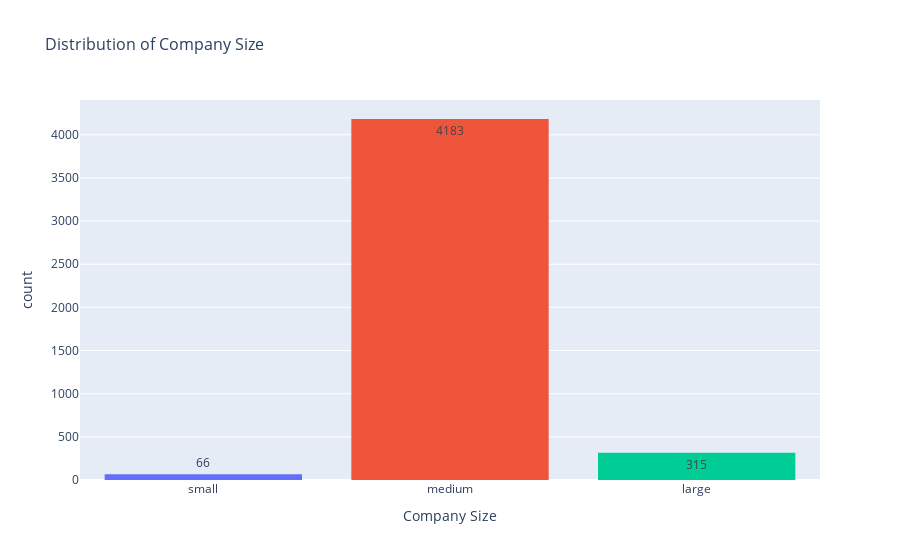

Notebook code for this chart:
### Markdown cell above
The distribution of expertise is exactly the same as the experience level. Since the data is exactly the same for these two columns, I will only need to include one of them as a feature for the machine learning model.

### Code cell
# distribution of company size
fig = px.histogram(
    df,x='company_size',
    color='company_size',
    title='Distribution of Company Size',
    labels={'company_size':'Company Size'},
    category_orders=dict(company_size=['small','medium','large']),
    text_auto=True
    )
fig.update_layout(title_font_size=16,showlegend=False)

### Figure 1 — Plotly figure (JSON) as saved in the notebook; plotly's stock layout.template omitted (floating-point values rounded to 4 significant figures; data arrays with more than 128 entries replaced by an {"elided": "..."} marker saying what was removed)
{"data": [{"alignmentgroup": "True", "bingroup": "x", "hovertemplate": "Company Size=%{x}<br>count=%{y}<extra></extra>", "legendgroup": "small", "marker": {"color": "#636efa", "pattern": {"shape": ""}}, "name": "small", "offsetgroup": "small", "orientation": "v", "showlegend": true, "texttemplate": "%{value}", "type": "histogram", "x": ["small", "small", "small", "small", "small", "small", "small", "small", "small", "small", "small", "small", "small", "small", "small", "small", "small", "small", "small", "small", "small", "small", "small", "small", "small", "small", "small", "small", "small", "small", "small", "small", "small", "small", "small", "small", "small", "small", "small", "small", "small", "small", "small", "small", "small", "small", "small", "small", "small", "small", "small", "small", "small", "small", "small", "small", "small", "small", "small", "small", "small", "small", "small", "small", "small", "small"], "xaxis": "x", "yaxis": "y"}, {"alignmentgroup": "True", "bingroup": "x", "hovertemplate": "Company Size=%{x}<br>count=%{y}<extra></extra>", "legendgroup": "medium", "marker": {"color": "#EF553B", "pattern": {"shape": ""}}, "name": "medium", "offsetgroup": "medium", "orientation": "v", "showlegend": true, "texttemplate": "%{value}", "type": "histogram", "x": {"elided": "4183 str values"}, "xaxis": "x", "yaxis": "y"}, {"alignmentgroup": "True", "bingroup": "x", "hovertemplate": "Company Size=%{x}<br>count=%{y}<extra></extra>", "legendgroup": "large", "marker": {"color": "#00cc96", "pattern": {"shape": ""}}, "name": "large", "offsetgroup": "large", "orientation": "v", "showlegend": true, "texttemplate": "%{value}", "type": "histogram", "x": {"elided": "315 str values"}, "xaxis": "x", "yaxis": "y"}], "layout": {"barmode": "relative", "legend": {"title": {"text": "Company Size"}, "tracegroupgap": 0}, "showlegend": false, "title": {"font": {"size": 16}, "text": "Distribution of Company Size"}, "xaxis": {"anchor": "y", "categoryarray": ["small", "medium", "large"], "categoryorder": "array", "domain": [0, 1], "title": {"text": "Company Size"}}, "yaxis": {"anchor": "x", "domain": [0, 1], "title": {"text": "count"}}}}
